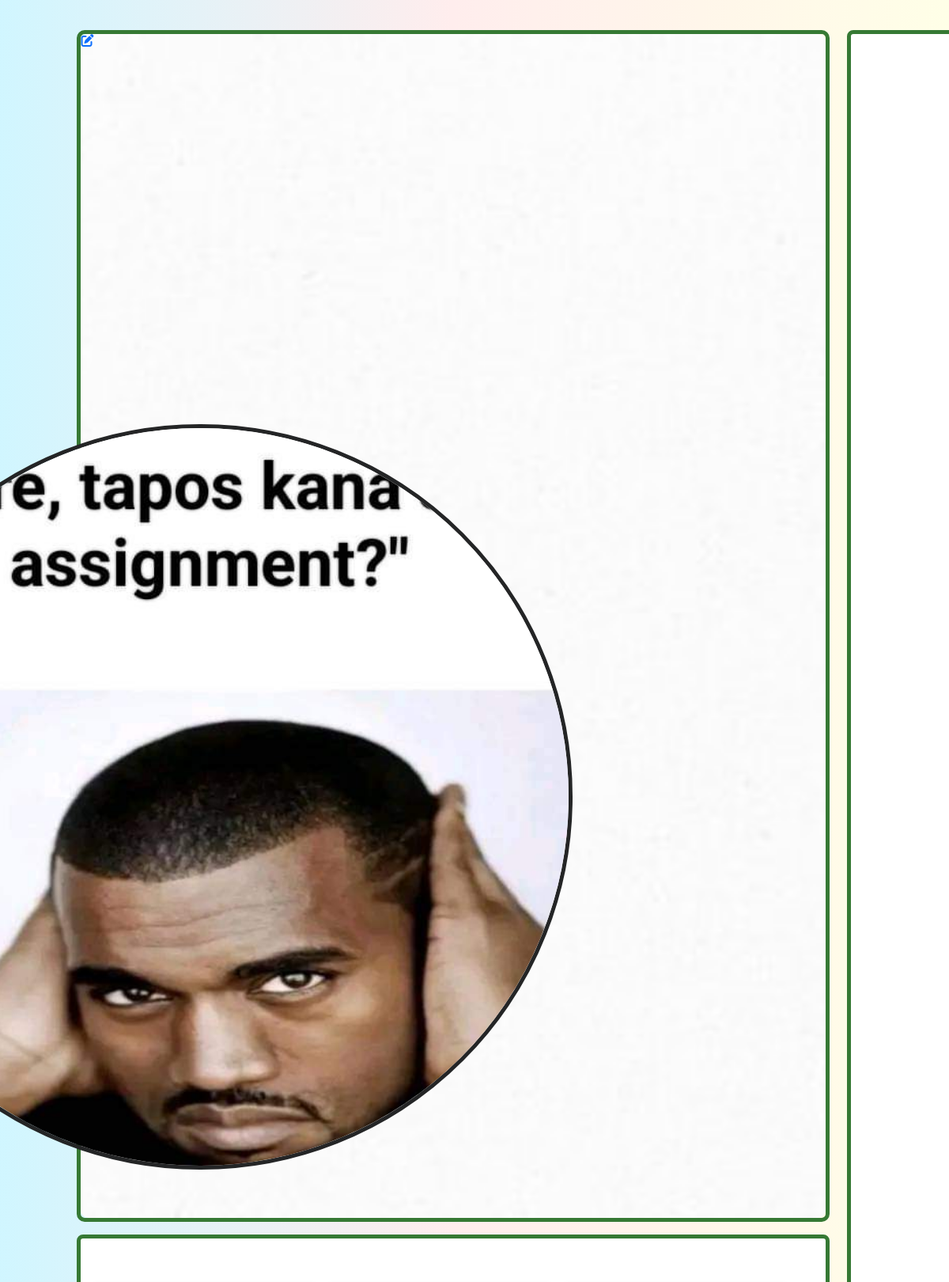
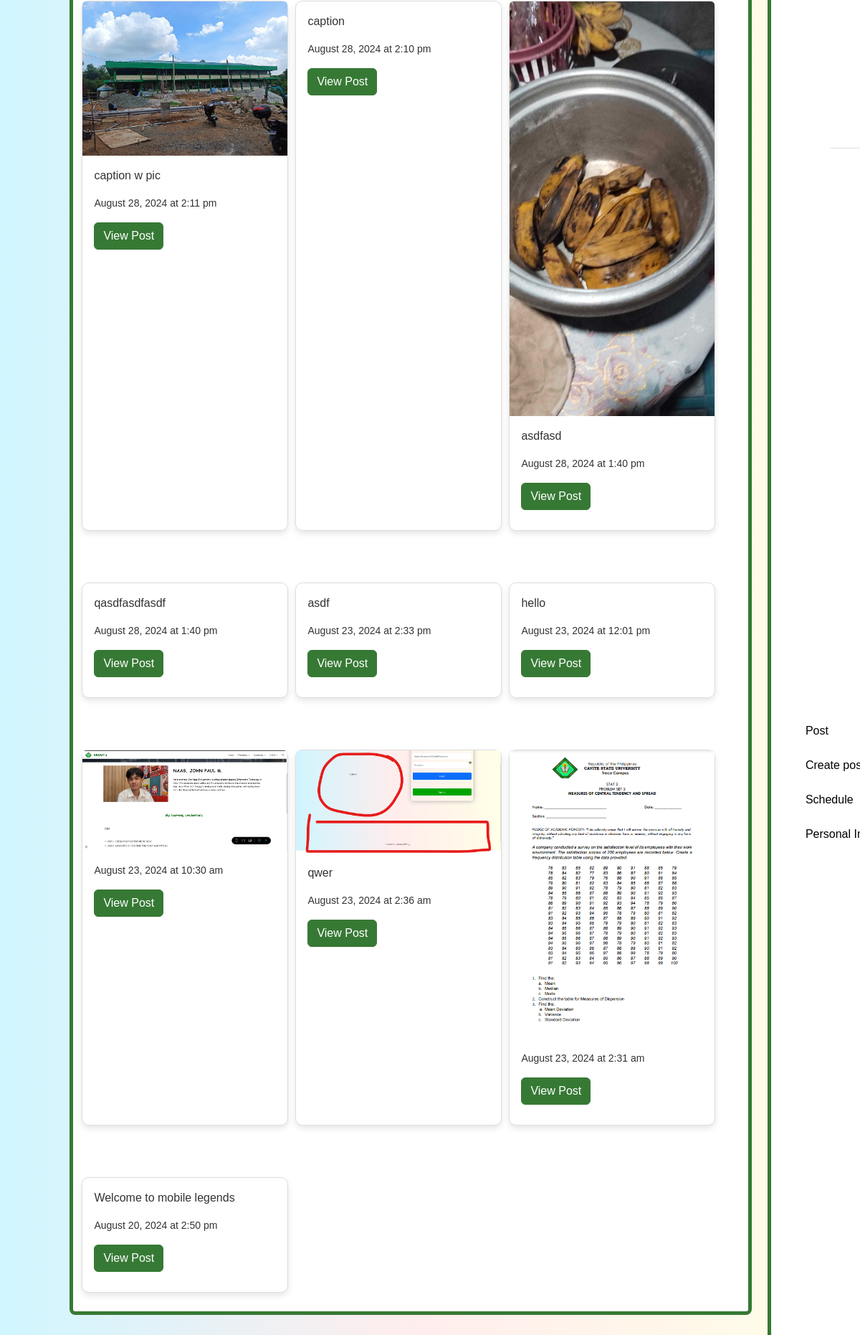
Page /users/profile.php?sideprof=50 (signed in) on the committed database (2 pictures, top to bottom).
### tables this page shows
CREATE TABLE `posts` (
  `post_id` int(11) NOT NULL,
  `user_no` int(11) DEFAULT NULL,
  `relation` varchar(10) DEFAULT NULL,
  `services` varchar(10) DEFAULT NULL,
  `caption` text DEFAULT NULL,
  `postphoto` varchar(255) DEFAULT NULL,
  `timestamp` timestamp NOT NULL DEFAULT current_timestamp(),
  `deleted_at` timestamp NULL DEFAULT NULL
);

### include/profileincluded/userspost.php (the view, shortened to what this page needs)
<?php
if (!empty($posts)): ?>
    <?php foreach ($posts as $post): ?>
        <?php
        $timestamp = htmlspecialchars($post['timestamp']);
        $postphoto = htmlspecialchars($post['postphoto']);
        $caption = htmlspecialchars($post['caption']);
        $dateTime = new DateTime($timestamp);
        $formattedDate = $dateTime->format('F j, Y');
        $formattedTime = $dateTime->format('g:i a');
        $hasText = !empty(trim($caption));
        $hasImage = !empty(trim($postphoto));
        ?>
        <div class="card" style="width: 18rem; margin-bottom: 1rem;">
            <?php if ($hasImage): ?>
                <img src="../include/posts_images/<?php echo htmlspecialchars($postphoto); ?>" class="card-img-top" alt="Post Image">
            <?php endif; ?>
            <div class="card-body">
                <?php if ($hasText): ?>
                    <p class="card-text"><?php echo nl2br(htmlspecialchars($caption)); ?></p>
                <?php endif; ?>
                <p class="card-text"><small class="timedate"><?php echo htmlspecialchars($formattedDate . ' at ' . $formattedTime); ?></small></p>
                <a href="#" class="btn btn-primary">View Post</a>
            </div>
        </div>
    <?php endforeach; ?>
<?php else: ?>
    <p>No posts available.</p>
<?php endif; ?>

### users/profile.css (style rules this page uses)
body { padding: 0; margin: 0; overflow-x: hidden; font-family: Arial, Helvetica, sans-serif; background: linear-gradient(89.9deg, rgb(208, 246, 255) 0.1%, rgb(255, 237, 237) 47.9%, rgb(255, 255, 231) 100.2%); transition: background-color 0.3s ease; }
body::before { content: ""; position: absolute; top: 0; left: 0; width: 100%; height: 100%; background: linear-gradient(89.9deg, rgb(208, 246, 255) 0.1%, rgb(255, 237, 237) 47.9%, rgb(255, 255, 231) 100.2%); z-index: -1; transition: background-color 0.3s ease, color 0.3s ease; }
.card { width: 18rem; margin-bottom: 1rem; border-radius: 10px; background-color: #fff; border: 1px solid #ddd; box-shadow: 0 4px 8px rgba(0, 0, 0, 0.1); }
.card-body { color: #333; }
.btn-primary { background-color: #367934; border-color: #367934; color: #fff; }

### users/user_operation/editdetails/editprofile.php (style rules this page uses)
.card { margin-top: 5%; }

### rows in the picture
posts: postphoto (picture), caption "caption w pic", timestamp "August 28, 2024 at 2:11 pm"
posts: caption "caption", timestamp "August 28, 2024 at 2:10 pm"
posts: postphoto (picture), caption "asdfasd", timestamp "August 28, 2024 at 1:40 pm"
posts: caption "qasdfasdfasdf", timestamp "August 28, 2024 at 1:40 pm"
posts: caption "asdf", timestamp "August 23, 2024 at 2:33 pm"
posts: caption "hello", timestamp "August 23, 2024 at 12:01 pm"
posts: postphoto (picture), timestamp "August 23, 2024 at 10:30 am"
posts: postphoto (picture), caption "qwer", timestamp "August 23, 2024 at 2:36 am"
posts: postphoto (picture), timestamp "August 23, 2024 at 2:31 am"
posts: caption "Welcome to mobile legends", timestamp "August 20, 2024 at 2:50 pm"
